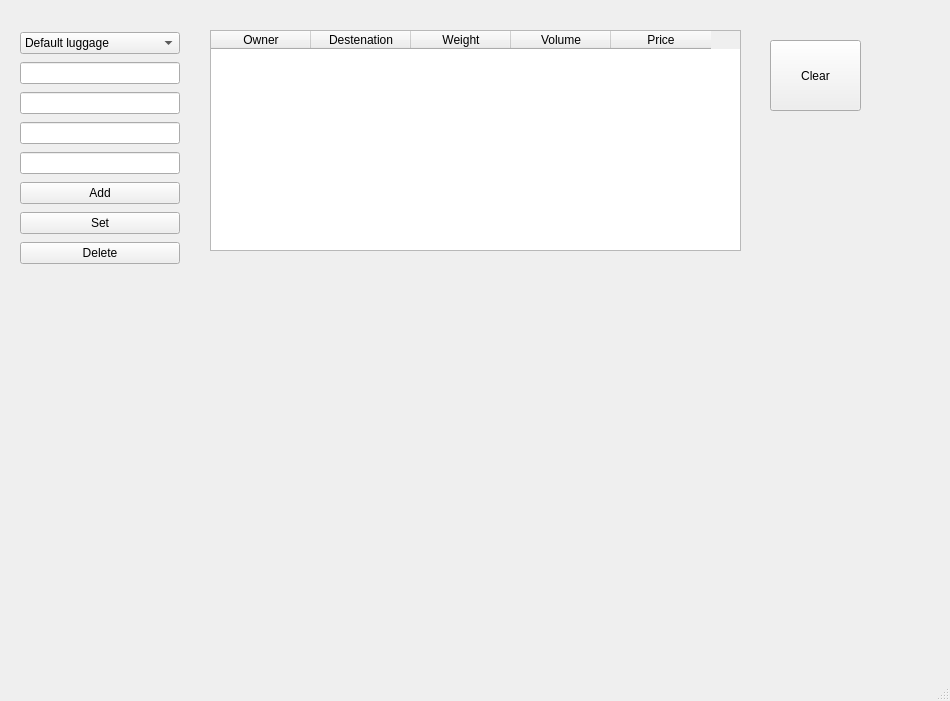
<?xml version="1.0" encoding="UTF-8"?>
<ui version="4.0">
 <class>MainWindow</class>
 <widget class="QMainWindow" name="MainWindow">
  <property name="geometry">
   <rect>
    <x>0</x>
    <y>0</y>
    <width>950</width>
    <height>701</height>
   </rect>
  </property>
  <property name="windowTitle">
   <string>MainWindow</string>
  </property>
  <widget class="QWidget" name="centralwidget">
   <widget class="QTableWidget" name="tableWidget">
    <property name="geometry">
     <rect>
      <x>210</x>
      <y>30</y>
      <width>531</width>
      <height>221</height>
     </rect>
    </property>
    <column>
     <property name="text">
      <string>Owner</string>
     </property>
    </column>
    <column>
     <property name="text">
      <string>Destenation</string>
     </property>
    </column>
    <column>
     <property name="text">
      <string>Weight</string>
     </property>
    </column>
    <column>
     <property name="text">
      <string>Volume</string>
     </property>
    </column>
    <column>
     <property name="text">
      <string>Price</string>
     </property>
    </column>
   </widget>
   <widget class="QWidget" name="verticalLayoutWidget_3">
    <property name="geometry">
     <rect>
      <x>20</x>
      <y>30</y>
      <width>160</width>
      <height>241</height>
     </rect>
    </property>
    <layout class="QVBoxLayout" name="verticalLayout_3">
     <item>
      <widget class="QComboBox" name="comboBox">
       <item>
        <property name="text">
         <string>Default luggage</string>
        </property>
       </item>
       <item>
        <property name="text">
         <string>Cargo luggage</string>
        </property>
       </item>
      </widget>
     </item>
     <item>
      <widget class="QLineEdit" name="owner_edit"/>
     </item>
     <item>
      <widget class="QLineEdit" name="dest_edit"/>
     </item>
     <item>
      <widget class="QLineEdit" name="weight_edit"/>
     </item>
     <item>
      <widget class="QLineEdit" name="volume_edit"/>
     </item>
     <item>
      <widget class="QPushButton" name="add">
       <property name="text">
        <string>Add</string>
       </property>
      </widget>
     </item>
     <item>
      <widget class="QPushButton" name="setButton">
       <property name="text">
        <string>Set</string>
       </property>
      </widget>
     </item>
     <item>
      <widget class="QPushButton" name="delButton">
       <property name="text">
        <string>Delete</string>
       </property>
      </widget>
     </item>
    </layout>
   </widget>
   <widget class="QPushButton" name="clear">
    <property name="geometry">
     <rect>
      <x>770</x>
      <y>40</y>
      <width>91</width>
      <height>71</height>
     </rect>
    </property>
    <property name="styleSheet">
     <string notr="true">font: 75 10pt &quot;MS Shell Dlg 2&quot;;</string>
    </property>
    <property name="text">
     <string>Clear</string>
    </property>
   </widget>
  </widget>
  <widget class="QMenuBar" name="menubar">
   <property name="geometry">
    <rect>
     <x>0</x>
     <y>0</y>
     <width>950</width>
     <height>21</height>
    </rect>
   </property>
  </widget>
  <widget class="QStatusBar" name="statusbar"/>
 </widget>
 <resources/>
 <connections/>
</ui>
